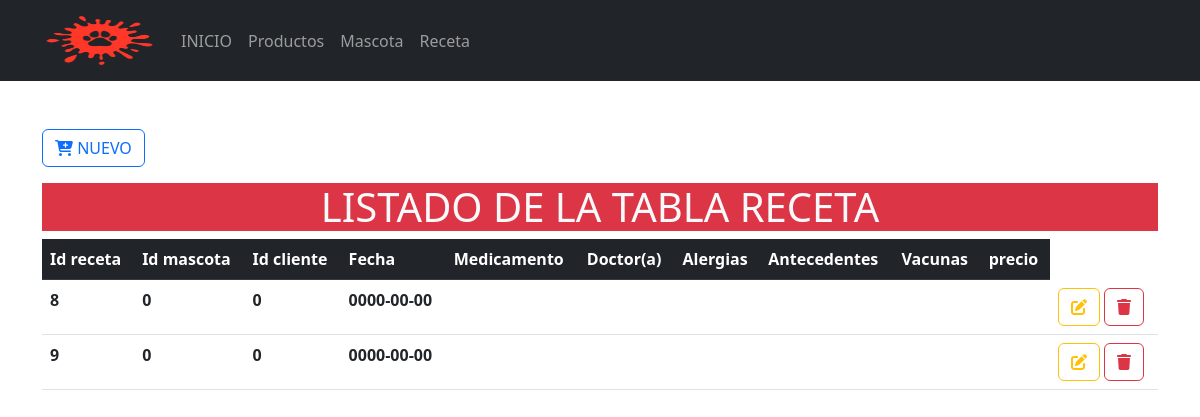
Before: /Formularios/receta/index.php with the older database file.
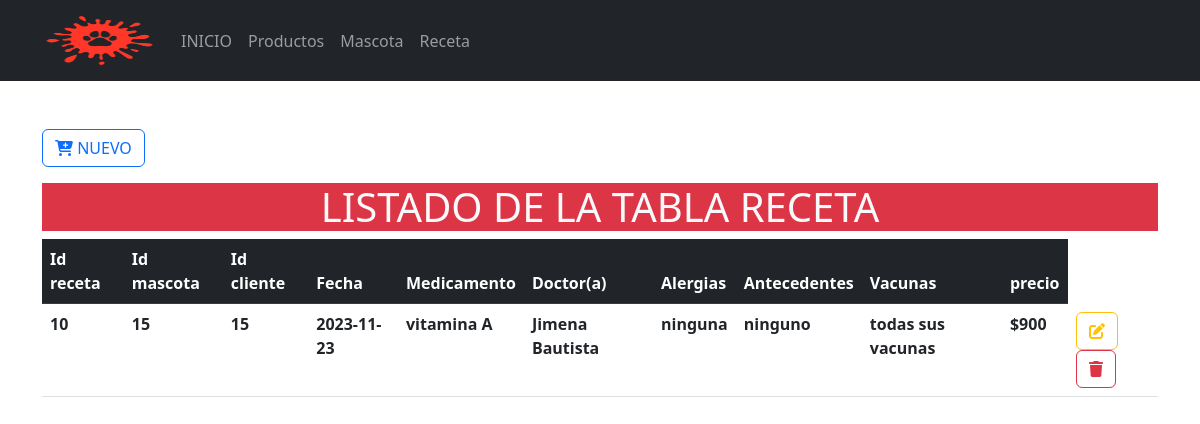
After: the same page with the newer database file.
### tables this page shows
CREATE TABLE `receta` (
  `idreceta` int(10) NOT NULL,
  `idmascota` int(10) NOT NULL,
  `idcliente` int(10) NOT NULL DEFAULT '1',
  `fecha` date NOT NULL,
  `medicamento` varchar(100) NOT NULL,
  `doctor` varchar(100) NOT NULL,
  `alergias` varchar(100) NOT NULL,
  `antecedentes` varchar(100) NOT NULL,
  `vacunas` varchar(100) NOT NULL,
  `precio` varchar(100) NOT NULL
);

### Formularios/receta/index.php (the view, shortened to what this page needs)
<?php
include_once("../../config/conexion.php")
?>
<!doctype html>
<html lang="es">
<head>
    <link rel="stylesheet" href="<?php echo base_url; ?>css/bootstrap.min.css">
<body>
    <header>
        <nav class="navbar navbar-expand-lg bg-dark" data-bs-theme="dark">
            <div class="container">
                <a class="navbar-brand" href="<?php echo base_url; ?>">
                    <img src="<?php echo base_url; ?>img/logo.png" alt="logo" height="55" width="115">
                </a>
                <div class="collapse navbar-collapse" id="mi-menu">
                    <ul class="navbar-nav">
                        <li class="nav-item">
                            <a class="nav-link" href="<?php echo base_url; ?>">INICIO</a>
                        </li>
                        <li class="nav-item">
                            <a class="nav-link" href="<?php echo base_url; ?>Formularios/productos/index.php">Productos</a>
                        </li>
                        <li class="nav-item">
                            <a class="nav-link" href="<?php echo base_url; ?>Formularios/mascota/index.php">Mascota</a>
                        </li>
                        <li class="nav-item">
                            <a class="nav-link" href="<?php echo base_url; ?>Formularios/receta/index.php">Receta</a>
                        </li>
                    </ul>
                </div>
            </div>
        </nav>
    </header>
    <div class="container-lg mt-5">
        <a href="crear.php" type="button" class="btn btn-outline-primary mb-3">
            <i class="fa-solid fa-cart-plus fa-beat"></i>
            NUEVO
        </a>
        <h1 class="text-center bg-danger text-light ">LISTADO DE LA TABLA RECETA</h1>
        <div class="table-responsive-sm">
            <table class="table table-hover">
                <thead class="table-dark">
                    <tr>
                        <th scope="col">Id receta</th>
                        <th scope="col">Id mascota</th>
                        <th scope="col">Id cliente</th>
                        <th scope="col">Fecha</th>
                        <th scope="col">Medicamento</th>
                        <th scope="col">Doctor(a)</th>
                        <th scope="col">Alergias</th>
                        <th scope="col">Antecedentes</th>
                        <th scope="col">Vacunas</th>
                        <th scope="col">precio</th>
                    </tr>
                </thead>
                <tbody>
                    <?php
                    $sql = $conexion->query("SELECT * FROM receta");
                    while ($resultado = $sql->fetch_assoc()) {
                    ?>
                        <tr>
                            <th scope="row"><?php echo $resultado['idreceta'] ?></th>
                            <th scope="row"><?php echo $resultado['idmascota'] ?></th>
                            <th scope="row"><?php echo $resultado['idcliente'] ?></th>
                            <th scope="row"><?php echo $resultado['fecha'] ?></th>
                            <th scope="row"><?php echo $resultado['medicamento'] ?></th>
                            <th scope="row"><?php echo $resultado['doctor'] ?></th>
                            <th scope="row"><?php echo $resultado['alergias'] ?></th>
                            <th scope="row"><?php echo $resultado['antecedentes'] ?></th>
                            <th scope="row"><?php echo $resultado['vacunas'] ?></th>
                            <th scope="row"><?php echo $resultado['precio'] ?></th>
                            <th scope="row">
                                <a href="<?php echo base_url; ?>Formularios/receta/actualizar.php?Id=<?php echo $resultado['idreceta'] ?>" class="btn btn-outline-warning">
                                    <i class="fa-solid fa-pen-to-square fa-beat"></i>
                                </a>
                                <a href="<?php echo base_url; ?>CRUDR/eliminarDatos.php?Id=<?php echo $resultado['idreceta'] ?>" class="btn btn-outline-danger">
                                    <i class="fa-solid fa-trash fa-beat"></i>
                                </a>
                            </th>
                        </tr>
                    <?php
                    }
                    ?>
                </tbody>
            </table>
        </div>
    </div>
</body>
</html>

Changed rows visible on the page:
removed receta: idreceta "8", idmascota "0", idcliente "0", fecha "0000-00-00"
removed receta: idreceta "9", idmascota "0", idcliente "0", fecha "0000-00-00"
added receta: idreceta "10", idmascota "15", idcliente "15", fecha "2023-11-23", medicamento "vitamina A", doctor "Jimena Bautista", alergias "ninguna", antecedentes "ninguno", vacunas "todas sus vacunas", precio "$900"
